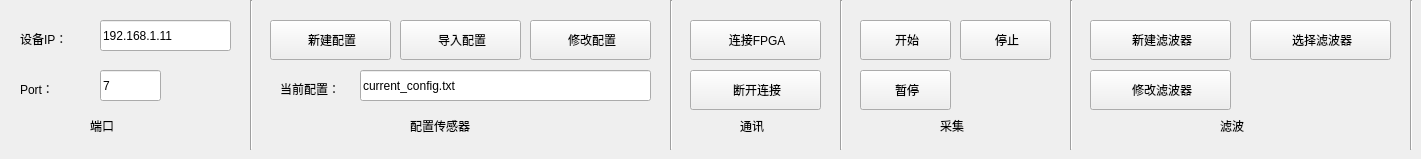
     <widget class="QWidget" name="tab">
      <attribute name="title">
       <string>采样</string>
      </attribute>
      <widget class="QToolButton" name="NewConfig">
       <property name="geometry">
        <rect>
         <x>270</x>
         <y>20</y>
         <width>121</width>
         <height>40</height>
        </rect>
       </property>
       <property name="text">
        <string> 新建配置</string>
       </property>
       <property name="icon">
        <iconset resource="res/main.qrc">
         <normaloff>:/logo/new.png</normaloff>:/logo/new.png</iconset>
       </property>
       <property name="iconSize">
        <size>
         <width>30</width>
         <height>30</height>
        </size>
       </property>
       <property name="toolButtonStyle">
        <enum>Qt::ToolButtonTextBesideIcon</enum>
       </property>
      </widget>
      <widget class="Line" name="line">
       <property name="geometry">
        <rect>
         <x>250</x>
         <y>0</y>
         <width>2</width>
         <height>150</height>
        </rect>
       </property>
       <property name="orientation">
        <enum>Qt::Vertical</enum>
       </property>
      </widget>
      <widget class="QLabel" name="label">
       <property name="geometry">
        <rect>
         <x>90</x>
         <y>110</y>
         <width>61</width>
         <height>31</height>
        </rect>
       </property>
       <property name="text">
        <string>端口</string>
       </property>
      </widget>
      <widget class="QLabel" name="label_6">
       <property name="geometry">
        <rect>
         <x>410</x>
         <y>110</y>
         <width>81</width>
         <height>31</height>
        </rect>
       </property>
       <property name="text">
        <string>配置传感器</string>
       </property>
      </widget>
      <widget class="Line" name="line_11">
       <property name="geometry">
        <rect>
         <x>670</x>
         <y>0</y>
         <width>2</width>
         <height>150</height>
        </rect>
       </property>
       <property name="orientation">
        <enum>Qt::Vertical</enum>
       </property>
      </widget>
      <widget class="QLabel" name="label_2">
       <property name="geometry">
        <rect>
         <x>20</x>
         <y>20</y>
         <width>109</width>
         <height>38</height>
        </rect>
       </property>
       <property name="text">
        <string>设备IP：</string>
       </property>
      </widget>
      <widget class="QLineEdit" name="lineEdit">
       <property name="geometry">
        <rect>
         <x>100</x>
         <y>20</y>
         <width>131</width>
         <height>31</height>
        </rect>
       </property>
       <property name="text">
        <string>192.168.1.11</string>
       </property>
      </widget>
      <widget class="QLineEdit" name="lineEdit_2">
       <property name="geometry">
        <rect>
         <x>100</x>
         <y>70</y>
         <width>61</width>
         <height>31</height>
        </rect>
       </property>
       <property name="text">
        <string>7</string>
       </property>
      </widget>
      <widget class="QLabel" name="label_7">
       <property name="geometry">
        <rect>
         <x>20</x>
         <y>70</y>
         <width>51</width>
         <height>38</height>
        </rect>
       </property>
       <property name="text">
        <string>Port：</string>
       </property>
      </widget>
      <widget class="QToolButton" name="toolButton_5">
       <property name="geometry">
        <rect>
         <x>400</x>
         <y>20</y>
         <width>121</width>
         <height>40</height>
        </rect>
       </property>
       <property name="text">
        <string> 导入配置</string>
       </property>
       <property name="icon">
        <iconset resource="res/main.qrc">
         <normaloff>:/logo/import.png</normaloff>:/logo/import.png</iconset>
       </property>
       <property name="iconSize">
        <size>
         <width>30</width>
         <height>30</height>
        </size>
       </property>
       <property name="toolButtonStyle">
        <enum>Qt::ToolButtonTextBesideIcon</enum>
       </property>
      </widget>
      <widget class="QLineEdit" name="lineEdit_3">
       <property name="geometry">
        <rect>
         <x>360</x>
         <y>70</y>
         <width>291</width>
         <height>31</height>
        </rect>
       </property>
       <property name="text">
        <string>current_config.txt</string>
       </property>
      </widget>
      <widget class="QLabel" name="label_8">
       <property name="geometry">
        <rect>
         <x>280</x>
         <y>70</y>
         <width>109</width>
         <height>38</height>
        </rect>
       </property>
       <property name="text">
        <string>当前配置：</string>
       </property>
      </widget>
      <widget class="QToolButton" name="toolButton_6">
       <property name="geometry">
        <rect>
         <x>530</x>
         <y>20</y>
         <width>121</width>
         <height>40</height>
        </rect>
       </property>
       <property name="text">
        <string> 修改配置</string>
       </property>
       <property name="icon">
        <iconset resource="res/main.qrc">
         <normaloff>:/logo/modify.png</normaloff>:/logo/modify.png</iconset>
       </property>
       <property name="iconSize">
        <size>
         <width>30</width>
         <height>30</height>
        </size>
       </property>
       <property name="toolButtonStyle">
        <enum>Qt::ToolButtonTextBesideIcon</enum>
       </property>
      </widget>
      <widget class="QLabel" name="label_17">
       <property name="geometry">
        <rect>
         <x>740</x>
         <y>110</y>
         <width>61</width>
         <height>31</height>
        </rect>
       </property>
       <property name="text">
        <string>通讯</string>
       </property>
      </widget>
      <widget class="QToolButton" name="toolButton_19">
       <property name="geometry">
        <rect>
         <x>690</x>
         <y>20</y>
         <width>131</width>
         <height>40</height>
        </rect>
       </property>
       <property name="layoutDirection">
        <enum>Qt::LeftToRight</enum>
       </property>
       <property name="text">
        <string> 连接FPGA</string>
       </property>
       <property name="icon">
        <iconset resource="res/main.qrc">
         <normaloff>:/logo/connect.png</normaloff>:/logo/connect.png</iconset>
       </property>
       <property name="iconSize">
        <size>
         <width>30</width>
         <height>30</height>
        </size>
       </property>
       <property name="toolButtonStyle">
        <enum>Qt::ToolButtonTextBesideIcon</enum>
       </property>
      </widget>
      <widget class="QToolButton" name="toolButton_23">
       <property name="geometry">
        <rect>
         <x>690</x>
         <y>70</y>
         <width>131</width>
         <height>40</height>
        </rect>
       </property>
       <property name="text">
        <string> 断开连接</string>
       </property>
       <property name="icon">
        <iconset resource="res/main.qrc">
         <normaloff>:/logo/disconnect.png</normaloff>:/logo/disconnect.png</iconset>
       </property>
       <property name="iconSize">
        <size>
         <width>30</width>
         <height>30</height>
        </size>
       </property>
       <property name="toolButtonStyle">
        <enum>Qt::ToolButtonTextBesideIcon</enum>
       </property>
      </widget>
      <widget class="Line" name="line_3">
       <property name="geometry">
        <rect>
         <x>840</x>
         <y>0</y>
         <width>2</width>
         <height>150</height>
        </rect>
       </property>
       <property name="orientation">
        <enum>Qt::Vertical</enum>
       </property>
      </widget>
      <widget class="QLabel" name="label_18">
       <property name="geometry">
        <rect>
         <x>940</x>
         <y>110</y>
         <width>61</width>
         <height>31</height>
        </rect>
       </property>
       <property name="text">
        <string>采集</string>
       </property>
      </widget>
      <widget class="QToolButton" name="toolButton_24">
       <property name="geometry">
        <rect>
         <x>860</x>
         <y>70</y>
         <width>91</width>
         <height>40</height>
        </rect>
       </property>
       <property name="text">
        <string> 暂停</string>
       </property>
       <property name="icon">
        <iconset resource="res/main.qrc">
         <normaloff>:/logo/pause.png</normaloff>:/logo/pause.png</iconset>
       </property>
       <property name="iconSize">
        <size>
         <width>30</width>
         <height>30</height>
        </size>
       </property>
       <property name="toolButtonStyle">
        <enum>Qt::ToolButtonTextBesideIcon</enum>
       </property>
      </widget>
      <widget class="QToolButton" name="toolButton_42">
       <property name="geometry">
        <rect>
         <x>860</x>
         <y>20</y>
         <width>91</width>
         <height>40</height>
        </rect>
       </property>
       <property name="layoutDirection">
        <enum>Qt::LeftToRight</enum>
       </property>
       <property name="text">
        <string> 开始</string>
       </property>
       <property name="icon">
        <iconset resource="res/main.qrc">
         <normaloff>:/logo/start.png</normaloff>:/logo/start.png</iconset>
       </property>
       <property name="iconSize">
        <size>
         <width>30</width>
         <height>30</height>
        </size>
       </property>
       <property name="toolButtonStyle">
        <enum>Qt::ToolButtonTextBesideIcon</enum>
       </property>
      </widget>
      <widget class="QToolButton" name="toolButton_43">
       <property name="geometry">
        <rect>
         <x>960</x>
         <y>20</y>
         <width>91</width>
         <height>40</height>
        </rect>
       </property>
       <property name="layoutDirection">
        <enum>Qt::LeftToRight</enum>
       </property>
       <property name="text">
        <string> 停止</string>
       </property>
       <property name="icon">
        <iconset resource="res/main.qrc">
         <normaloff>:/logo/stop.png</normaloff>:/logo/stop.png</iconset>
       </property>
       <property name="iconSize">
        <size>
         <width>30</width>
         <height>30</height>
        </size>
       </property>
       <property name="toolButtonStyle">
        <enum>Qt::ToolButtonTextBesideIcon</enum>
       </property>
      </widget>
      <widget class="Line" name="line_10">
       <property name="geometry">
        <rect>
         <x>1070</x>
         <y>0</y>
         <width>2</width>
         <height>150</height>
        </rect>
       </property>
       <property name="orientation">
        <enum>Qt::Vertical</enum>
       </property>
      </widget>
      <widget class="QLabel" name="label_19">
       <property name="geometry">
        <rect>
         <x>1220</x>
         <y>110</y>
         <width>61</width>
         <height>31</height>
        </rect>
       </property>
       <property name="text">
        <string>滤波</string>
       </property>
      </widget>
      <widget class="QToolButton" name="toolButton_22">
       <property name="geometry">
        <rect>
         <x>1090</x>
         <y>70</y>
         <width>141</width>
         <height>40</height>
        </rect>
       </property>
       <property name="text">
        <string> 修改滤波器</string>
       </property>
       <property name="icon">
        <iconset resource="res/main.qrc">
         <normaloff>:/logo/modify_filter.png</normaloff>:/logo/modify_filter.png</iconset>
       </property>
       <property name="iconSize">
        <size>
         <width>30</width>
         <height>30</height>
        </size>
       </property>
       <property name="toolButtonStyle">
        <enum>Qt::ToolButtonTextBesideIcon</enum>
       </property>
      </widget>
      <widget class="QToolButton" name="toolButton_44">
       <property name="geometry">
        <rect>
         <x>1250</x>
         <y>20</y>
         <width>141</width>
         <height>40</height>
        </rect>
       </property>
       <property name="text">
        <string> 选择滤波器</string>
       </property>
       <property name="icon">
        <iconset resource="res/main.qrc">
         <normaloff>:/logo/alter_filter.png</normaloff>:/logo/alter_filter.png</iconset>
       </property>
       <property name="iconSize">
        <size>
         <width>30</width>
         <height>30</height>
        </size>
       </property>
       <property name="toolButtonStyle">
        <enum>Qt::ToolButtonTextBesideIcon</enum>
       </property>
      </widget>
      <widget class="QToolButton" name="toolButton_3">
       <property name="geometry">
        <rect>
         <x>1090</x>
         <y>20</y>
         <width>141</width>
         <height>40</height>
        </rect>
       </property>
       <property name="text">
        <string> 新建滤波器</string>
       </property>
       <property name="icon">
        <iconset resource="res/main.qrc">
         <normaloff>:/logo/new_filter.png</normaloff>:/logo/new_filter.png</iconset>
       </property>
       <property name="iconSize">
        <size>
         <width>30</width>
         <height>30</height>
        </size>
       </property>
       <property name="toolButtonStyle">
        <enum>Qt::ToolButtonTextBesideIcon</enum>
       </property>
      </widget>
      <widget class="Line" name="line_38">
       <property name="geometry">
        <rect>
         <x>1410</x>
         <y>0</y>
         <width>2</width>
         <height>150</height>
        </rect>
       </property>
       <property name="orientation">
        <enum>Qt::Vertical</enum>
       </property>
      </widget>
     </widget>
